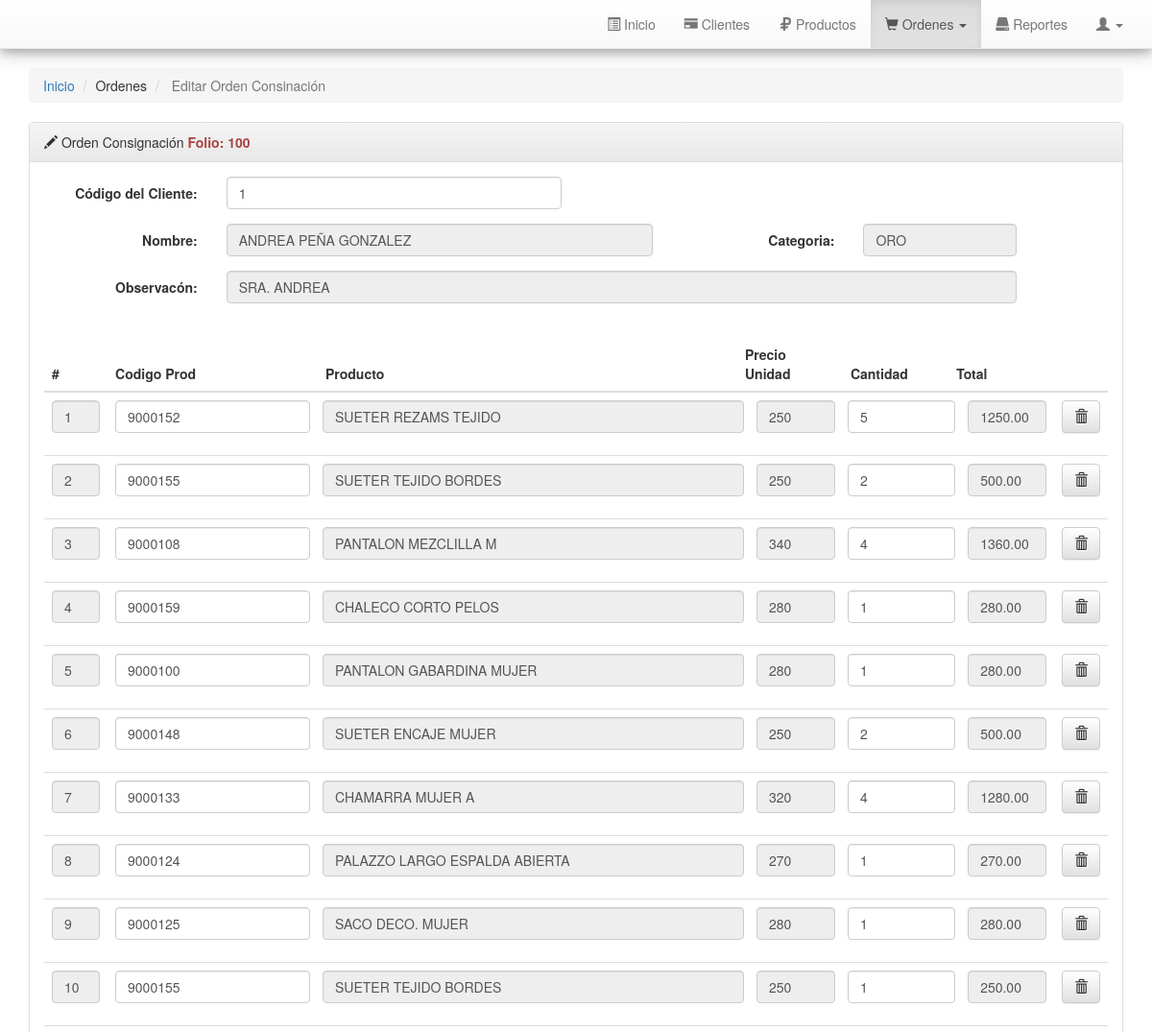
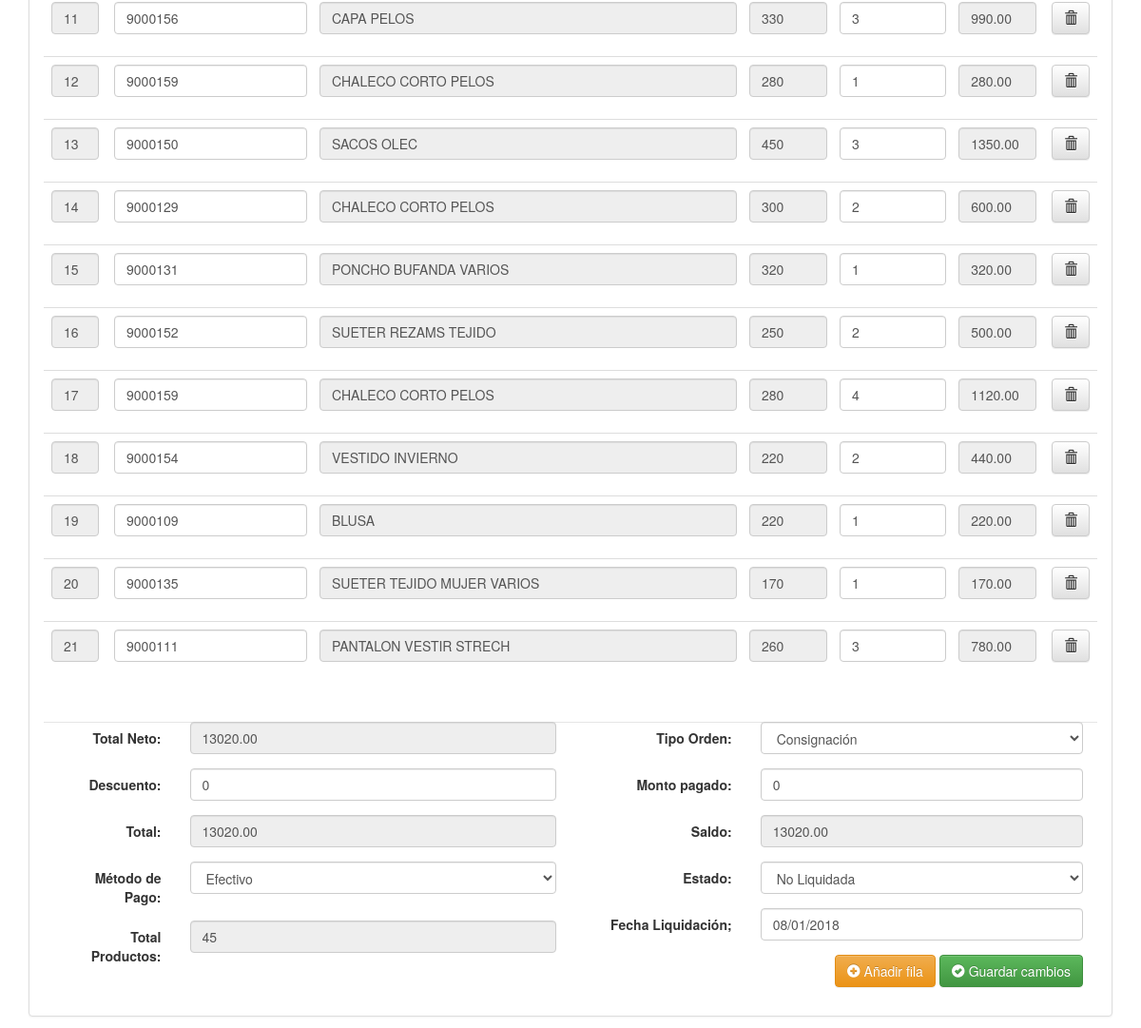
The app's page /editConsignaciones.php?id=100 with its own data (2 pictures, top to bottom).
### tables this page shows
CREATE TABLE `orders` (
  `id_order` int(11) NOT NULL,
  `fecha_add` varchar(25) NOT NULL,
  `hora_add` varchar(25) NOT NULL,
  `client_id` int(11) NOT NULL,
  `total_neto` varchar(255) NOT NULL COMMENT 'total.sin.descuento',
  `descuento` varchar(25) NOT NULL,
  `total` varchar(25) NOT NULL COMMENT 'totalneto.menos.descuento',
  `metodo` int(11) NOT NULL COMMENT 'efectivo/tarjeta',
  `totalProducto` varchar(100) NOT NULL COMMENT 'total.productos.orden',
  `tipo_orden` int(11) NOT NULL COMMENT 'consig/venta',
  `monto` varchar(25) NOT NULL COMMENT 'monto.pagado',
  `saldo` varchar(25) NOT NULL COMMENT 'saldo.por.liquidar',
  `estado` int(11) NOT NULL COMMENT 'liquidada/No_liquidada',
  `fecha_liqui` varchar(25) NOT NULL,
  `user_add_id` int(11) NOT NULL COMMENT 'quien.hace.la.venta'
);

CREATE TABLE `client` (
  `id_client` int(11) NOT NULL,
  `nombre_cte` varchar(100) NOT NULL,
  `direccion` varchar(100) NOT NULL,
  `email` varchar(100) NOT NULL,
  `telefono` varchar(20) NOT NULL,
  `categoria` int(2) NOT NULL COMMENT 'Categorias (Oro,Plata,Bronce)',
  `status` int(2) NOT NULL COMMENT 'Activo/Inactivo',
  `comentario` varchar(255) NOT NULL,
  `fecha_add` varchar(25) NOT NULL
);

CREATE TABLE `orders_detalle` (
  `order_detalle_id` int(11) NOT NULL,
  `order_id` int(11) NOT NULL,
  `product_id` int(11) NOT NULL,
  `cantidad` varchar(255) NOT NULL COMMENT 'cantidad.a.comprar',
  `precio` varchar(255) NOT NULL COMMENT 'precio.unitario',
  `total` varchar(200) NOT NULL
);

CREATE TABLE `product` (
  `id_product` int(20) NOT NULL,
  `nombre` varchar(100) NOT NULL,
  `imagen` text NOT NULL,
  `costo` varchar(20) NOT NULL COMMENT 'precio.compra',
  `precio` varchar(10) NOT NULL COMMENT 'precio.oro',
  `plata` varchar(100) NOT NULL COMMENT 'precio.plata',
  `bronce` varchar(100) NOT NULL COMMENT 'precio.bronce',
  `marca` varchar(50) NOT NULL,
  `cantidad` int(10) NOT NULL COMMENT 'stock.existencia',
  `genero` int(2) NOT NULL COMMENT 'H/M/Niño/Niña',
  `status` int(5) NOT NULL COMMENT 'Disp/NoDisp',
  `estado` int(2) NOT NULL COMMENT 'Eliminado',
  `fchProd_add` varchar(20) NOT NULL
);

### editConsignaciones.php (the view, shortened to what this page needs)
<?php
require_once 'includes/header.php';
$idOrder = $_GET["id"];
$data = "SELECT orders.id_order, orders.fecha_add, orders.hora_add, orders.client_id, orders.total_neto, orders.descuento, orders.total, orders.metodo, orders.totalProducto, orders.tipo_orden, orders.monto, orders.saldo, orders.estado, orders.fecha_liqui, orders.user_add_id, client.id_client, client.nombre_cte, client.categoria, client.comentario
		 FROM orders
		 INNER JOIN client
		 ON orders.client_id = client.id_client
		 WHERE orders.tipo_orden = 1 AND orders.id_order = $idOrder";
$resData = $connect->query($data);
$rowData = $resData->fetch_array();
?>
<ol class="breadcrumb">
  <li><a href="dashboard.php">Inicio</a></li>
  <li>Ordenes</li>
  <li class="active">
  		Editar Orden Consinación
  </li>
</ol>
<div class="panel panel-default">
	<div class="panel-heading">
			<i class="glyphicon glyphicon-pencil"></i> Orden Consignación <strong class="text-danger">Folio:  <?php echo $rowData[0];?></strong>
	</div>
	<div class="panel-body">
		<form class="form-horizontal" method="POST" action="php_action/editOrder.php" id="editOrderFormVentas">
			<div class="form-group">
			    <label for="codCte" class="col-sm-2 control-label">Código del Cliente:</label>
			    <div class="col-sm-4">
			    	<input type="text" name="codCte" id="codCte" autocomplete="off"  class="form-control" value="<?php echo $rowData['client_id']; ?>" />
			    </div>
			</div>
			<div class="form-group">
				<label for="clientName" class="col-sm-2 control-label">Nombre:</label>
				<div class="col-sm-5">
					<input type="text" name="clientName" id="clientName" autocomplete="off" disabled="true" class="form-control" value="<?php echo $rowData['nombre_cte']; ?>" />
				</div>
				<label for="clientCat" class="col-sm-2 control-label">Categoria:</label>
			    <div class="col-sm-2">
			   		<?php
			    	if ($rowData['categoria'] == 1) {
			    		echo '<input type="text" name="clientCat" id="clientCat" autocomplete="off" disabled="true" class="form-control" value="ORO" />';
			    	}elseif ($rowData['categoria'] == 3) {
			    		echo '<input type="text" name="clientCat" id="clientCat" autocomplete="off" disabled="true" class="form-control" value="BRONCE" />';
			    		echo '<input type="hidden" name="clientCatHi2" id="clientCatHi2" autocomplete="off"  class="form-control" value="BRONCE" />';
			    	}else{
			    		echo '<input type="text" name="clientCat" id="clientCat" autocomplete="off" disabled="true" class="form-control" value="PLATA" />';
			    		echo '<input type="hidden" name="clientCatHi2" id="clientCatHi2" autocomplete="off"  class="form-control" value="PLATA" />';
			    	}
			    	?>
			    </div>
			</div>
			<div class="form-group">
				<label for="clientObser" class="col-sm-2 control-label">Observacón:</label>
				<div class="col-sm-9">
					<input type="text" name="clientObser" id="clientObser" autocomplete="off" disabled="true" class="form-control" value="<?php echo $rowData['comentario']; ?>" />
				</div>
			</div>
			<table class="table" id="productTable">
			  	<thead>
			  		<tr>
			  			<th style="width:6%;">#</th>
			  			<th style="width:20%;">Codigo Prod</th>
			  			<th style="width:40%;">Producto</th>
			  			<th style="width:10%;">Precio Unidad</th>
			  			<th style="width:10%;">Cantidad</th>
			  			<th style="width:10%;">Total</th>
			  			<th style="width:10%;"></th>
			  		</tr>
			  	</thead>
			  	<tbody>
			  		<?php
			  		$orderItemSql = "SELECT orders_detalle.order_detalle_id, orders_detalle.order_id, orders_detalle.product_id, orders_detalle.cantidad,
			  								orders_detalle.precio, orders_detalle.total FROM orders_detalle WHERE orders_detalle.order_id = {$idOrder}";
					$orderItemResult = $connect->query($orderItemSql);
			  		$arrayNumber = 0;
			  		  $numero = 1;
			  		  $x = 1;
			  		  while($orderItemData = $orderItemResult->fetch_array()) {
			  	    ?>
				  		<tr id="row<?php echo $x; ?>" class="<?php echo $arrayNumber; ?>">
							<td style="margin-left:20px;">
								<input type="text" name="num[]" id="num<?php echo $x; ?>" autocomplete="off"  class="form-control"  value="<?php echo $numero; ?>" disabled="true"/>
							</td>
							<td style="margin-left:20px;">
								<input type="text" name="codProd[]" id="codProd<?php echo $x; ?>" autocomplete="off"  class="form-control" onchange="getProductData(<?php echo $x; ?>)" value="<?php echo $orderItemData['product_id']; ?>" />
							</td>
				  			<td style="padding-left:20px;">
				  				<div class="form-group">
				  					<?php
				  					    $productSql = "SELECT * FROM product ";
			  							$productData = $connect->query($productSql);
			  							while($row = $productData->fetch_array()) {
			  								if($row['id_product'] == $orderItemData['product_id']) {
			  									echo "<input type='text' name='productName[]'' id='productName'  disabled='true' class='form-control' value='".$row['nombre']."' /> ";
			  								} else {
			  								}
										 }
			  						?>
				  				</div>
				  			</td>
				  			<td style="padding-left:20px;">
				  				<input type="text" name="rate[]" id="rate<?php echo $x; ?>" autocomplete="off" disabled="true" class="form-control" value="<?php echo $orderItemData['precio']; ?>" />
				  			</td>
				  			<td style="padding-left:20px;">
			  					<div class="form-group">
			  					<input type="number" name="quantity[]" id="quantity<?php echo $x; ?>" onkeyup="getTotal(<?php echo $x ?>)" autocomplete="off" class="form-control" min="1" value="<?php echo $orderItemData['cantidad']; ?>" />
			  					</div>
			  				</td>
			  				<td style="padding-left:20px;">
			  					<input type="text" name="total[]" id="total<?php echo $x; ?>" autocomplete="off" class="form-control" disabled="true" value="<?php echo $orderItemData['total']; ?>" />
			  				</td>
			  				<td>
			  					<button class="btn btn-default removeProductRowBtn" type="button" id="removeProductRowBtn" onclick="removeProductRow(<?php echo $x; ?>)"><i class="glyphicon glyphicon-trash"></i></button>
			  				</td>
				  		</tr>
			  		<?php
			  		$arrayNumber++;
			  		$x++;
			  		$numero++;
			  		}
			  		?>
			  	</tbody>
			</table>
			<div class="col-md-6">
				<div class="form-group">
				    <label for="totalAmount" class="col-sm-3 control-label">Total Neto:</label>
				    <div class="col-sm-9">
				      <input type="text" class="form-control" id="totalAmount" name="totalAmount" disabled="true" value="<?php echo $rowData[4] ?>"/>
				    </div>
				</div>
				<div class="form-group">
				    <label for="discount" class="col-sm-3 control-label">Descuento:</label>
				    <div class="col-sm-9">
				      <input type="text" class="form-control" id="discount" name="discount" onkeyup="discountFunc()" autocomplete="off" value="<?php echo $rowData[5] ?>" />
				    </div>
				</div>
				<div class="form-group">
				    <label for="grandTotal" class="col-sm-3 control-label">Total:</label>
				    <div class="col-sm-9">
				      <input type="text" class="form-control" id="grandTotal" name="grandTotal" disabled="true" value="<?php echo $rowData[6] ?>" />
				    </div>
				</div>
				<div class="form-group">
				    <label for="metoPago" class="col-sm-3 control-label">Método de Pago:</label>
				    <div class="col-sm-9">
				    	<select class="form-control" name="metoPago" id="metoPago">
					      	<option value="1"
					      	<?php if($rowData[7] == 1) {
				      		echo "selected";
				      		} ?>  >Efectivo
							</option>
				    	</select>
				    </div>
				</div>
				<div class="form-group">
				    <label for="grandTotalProductos" class="col-sm-3 control-label">Total Productos:</label>
				    <div class="col-sm-9">
				      <input type="text" class="form-control" id="grandTotalProductos2"   name="grandTotalProductos2" value="<?php echo $rowData[8] ?>" disabled="true" />
				    </div>
				</div>
			</div>
			<div class="col-md-6">
				<div class="form-group">
				    <label for="TypeOrder" class="col-sm-4 control-label">Tipo Orden:</label>
				    <div class="col-sm-8">
				      <select class="form-control" name="TypeOrder" id="TypeOrder">
				      	<option value="1"
				      	<?php if($rowData[9] == 1) {
				      	echo "selected";
				      	}?>  >Consignación
				      	</option>
				      </select>
				    </div>
				</div>
				<div class="form-group">
				    <label for="paid" class="col-sm-4 control-label">Monto pagado:</label>
				    <div class="col-sm-8">
				      <input type="text" class="form-control" id="paid" name="paid" autocomplete="off" onkeyup="paidAmount()" value="<?php echo $rowData[10] ?>"/>
				    </div>
				</div>
				<div class="form-group">
				    <label for="due" class="col-sm-4 control-label">Saldo:</label>
				    <div class="col-sm-8">
				      <input type="text" class="form-control" id="due" name="due" disabled="true" value="<?php echo $rowData[11] ?>" />
				    </div>
				</div>
				<div class="form-group">
				    <label for="paymentStatus" class="col-sm-4 control-label">Estado:</label>
				    <div class="col-sm-8">
				    	<select class="form-control" name="paymentStatus" id="paymentStatus">
					      	<option value="2"
							<?php if($rowData[12] == 2) {
					      	echo "selected";
					      	} ?>  >No Liquidada
					      	</option>
				    	</select>
				    </div>
				</div>
				<div class="form-group">
			    <label for="orderDate" class="col-sm-4 control-label">Fecha Liquidación;</label>
			    <div class="col-sm-8">
			      <input type="text" class="form-control" id="orderDate" name="orderDate" autocomplete="off" value="<?php echo $rowData[13] ?>" />
			    </div>
			  </div>
			</div>
			<div class="modal-footer editButtonFooter">
				    <button type="button"  class="btn btn-warning" onclick="addRow()" id="addRowBtn" data-loading-text="Cargando..."> <i class="glyphicon glyphicon-plus-sign"></i> Añadir fila </button>
				    <button type="submit"  id="editOrderBtn" data-loading-text="Cargando..." class="btn btn-success"><i class="glyphicon glyphicon-ok-sign"></i> Guardar cambios</button>
			</div>
		</form>
	</div>
</div>
<?php require_once 'includes/footer.php'; ?>

### includes/header.php (shortened to what this page needs)
<!DOCTYPE html>
<html>
<head>
	<link rel="stylesheet" href="assests/bootstrap/css/bootstrap.min.css">
	<link rel="stylesheet" href="assests/bootstrap/css/bootstrap-theme.min.css">
	<link rel="stylesheet" href="assests/font-awesome/css/font-awesome.min.css">
  <link rel="stylesheet" href="custom/css/custom.css">
  <link rel="stylesheet" href="assests/plugins/datatables/jquery.dataTables.min.css">
  <link rel="stylesheet" href="assests/plugins/fileinput/css/fileinput.min.css">
  <link rel="stylesheet" href="assests/jquery-ui/jquery-ui.min.css">
  <link rel="stylesheet" href="assests/alertify/themes/alertify.core.css">
  <link rel="stylesheet" href="assests/alertify/themes/alertify.default.css">
</head>
<body>
	<nav class="navbar navbar-default navbar-static-top" role="navigation">
		<div class="container">
    		<div class="collapse navbar-collapse" id="bs-example-navbar-collapse-1">
			      <ul class="nav navbar-nav navbar-right">
			      	<li id="navDashboard"><a href="dashboard.php"><i class="glyphicon glyphicon-list-alt"></i>  Inicio</a></li>
			      	<li id="navClient"><a href="client.php"><i class="glyphicon glyphicon-credit-card"></i>  Clientes</a></li>
			        <li id="navProduct"><a href="product.php"> <i class="glyphicon glyphicon-ruble"></i> Productos </a></li>
					<li class="dropdown" id="navOrder">
			        	<a href="#" class="dropdown-toggle" data-toggle="dropdown" role="button" aria-haspopup="true" aria-expanded="false"> <i class="glyphicon glyphicon-shopping-cart"></i> Ordenes <span class="caret"></span></a>
			        </li>
					<li id="navReports"><a href="reports.php"> <i class="glyphicon glyphicon-hdd"></i> Reportes </a></li>
			        <li class="dropdown" id="navSetting">
			        	<a href="#" class="dropdown-toggle" data-toggle="dropdown" role="button" aria-haspopup="true" aria-expanded="false"> <i class="glyphicon glyphicon-user"></i> <span class="caret"></span></a>
			        </li>
			      </ul>
    		</div>
  		</div>
	</nav>
<div class="container">

### includes/footer.php (shortened to what this page needs)
</div>
</body>
</html>

### records on screen
orders: id_order "100", codCte "1", clientName "ANDREA PEÑA GONZALEZ", clientObser "SRA. ANDREA", totalAmount "13020.00", discount "0", grandTotal "13020.00", metoPago "Efectivo", grandTotalProductos2 "45", TypeOrder "Consignación", paid "0", due "13020.00", paymentStatus "No Liquidada", orderDate "08/01/2018"
orders_detalle: product "9000152", precio "250", cantidad "5", total "1250.00"
product: nombre "SUETER REZAMS TEJIDO"
orders_detalle: product "9000155", precio "250", cantidad "2", total "500.00"
product: nombre "SUETER TEJIDO BORDES"
orders_detalle: product "9000108", precio "340", cantidad "4", total "1360.00"
product: nombre "PANTALON MEZCLILLA M"
orders_detalle: product "9000159", precio "280", cantidad "1", total "280.00"
product: nombre "CHALECO CORTO PELOS"
orders_detalle: product "9000100", precio "280", cantidad "1", total "280.00"
product: nombre "PANTALON GABARDINA MUJER"
orders_detalle: product "9000148", precio "250", cantidad "2", total "500.00"
product: nombre "SUETER ENCAJE MUJER"
orders_detalle: product "9000133", precio "320", cantidad "4", total "1280.00"
product: nombre "CHAMARRA MUJER A"
orders_detalle: product "9000124", precio "270", cantidad "1", total "270.00"
product: nombre "PALAZZO LARGO ESPALDA ABIERTA"
orders_detalle: product "9000125", precio "280", cantidad "1", total "280.00"
product: nombre "SACO DECO. MUJER"
orders_detalle: product "9000155", precio "250", cantidad "1", total "250.00"
orders_detalle: product "9000156", precio "330", cantidad "3", total "990.00"
product: nombre "CAPA PELOS"
orders_detalle: product "9000159", precio "280", cantidad "1", total "280.00"
orders_detalle: product "9000150", precio "450", cantidad "3", total "1350.00"
product: nombre "SACOS OLEC"
orders_detalle: product "9000129", precio "300", cantidad "2", total "600.00"
product: nombre "CHALECO CORTO PELOS"
orders_detalle: product "9000131", precio "320", cantidad "1", total "320.00"
product: nombre "PONCHO BUFANDA VARIOS"
orders_detalle: product "9000152", precio "250", cantidad "2", total "500.00"
orders_detalle: product "9000159", precio "280", cantidad "4", total "1120.00"
orders_detalle: product "9000154", precio "220", cantidad "2", total "440.00"
product: nombre "VESTIDO INVIERNO"
orders_detalle: product "9000109", precio "220", cantidad "1", total "220.00"
product: nombre "BLUSA"
orders_detalle: product "9000135", precio "170", cantidad "1", total "170.00"
product: nombre "SUETER TEJIDO MUJER VARIOS"
orders_detalle: product "9000111", precio "260", cantidad "3", total "780.00"
product: nombre "PANTALON VESTIR STRECH"
